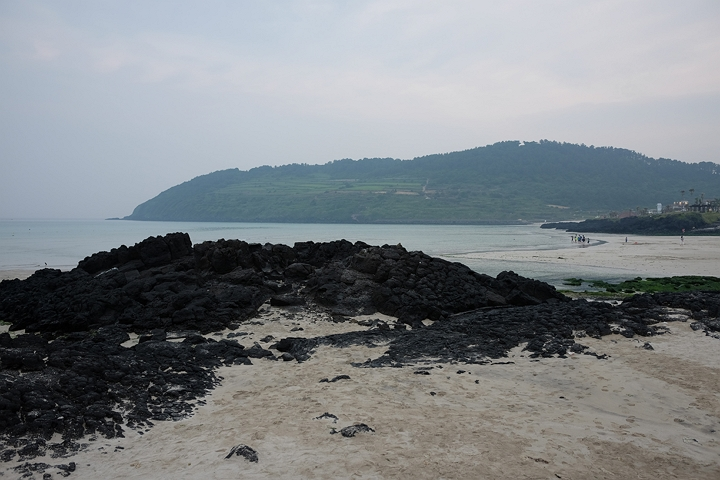
#> input picture Chapter4_Local Feature/img1.jpg, 720 x 480 px
$ python Homography.py
#> lines starting #> are read from the running program, lines starting #| are printed output that depends on the picture
import cv2 as cv  # OpenCV 라이브러리 로드
import matplotlib.pyplot as plt  # 시각화(그래프/이미지) 라이브러리 로드
import numpy as np  # 배열 및 행렬 연산을 위한 넘파이 로드

# 1. 두 이미지 불러오기 (img1.jpg, img2.jpg 선택)
img_left = cv.imread('img1.jpg')  # 왼쪽(기준) 이미지 로드
#> img_left is the input picture: shape (480, 720, 3); mean B, G, R 134.2, 130.6, 125.7
img_right = cv.imread('img2.jpg')  # 오른쪽(변환 대상) 이미지 로드
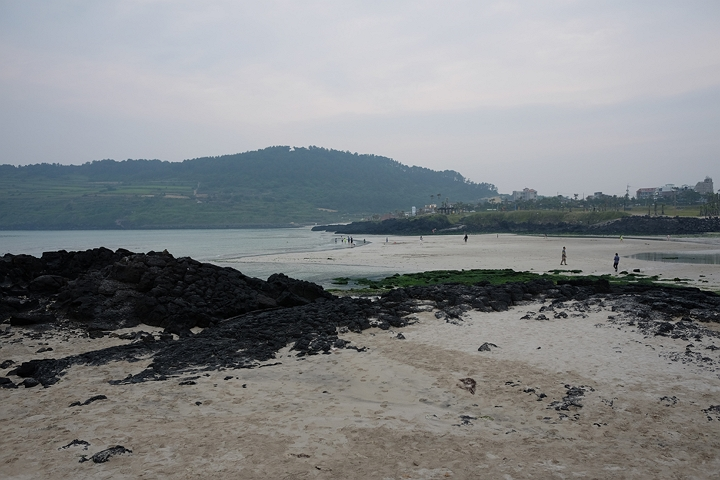
#> input picture Chapter4_Local Feature/img2.jpg, 720 x 480 px
#> img_right is the input picture: shape (480, 720, 3); mean B, G, R 134.4, 132.3, 129.6

gray_left = cv.cvtColor(img_left, cv.COLOR_BGR2GRAY)  # 왼쪽 이미지 흑백 변환
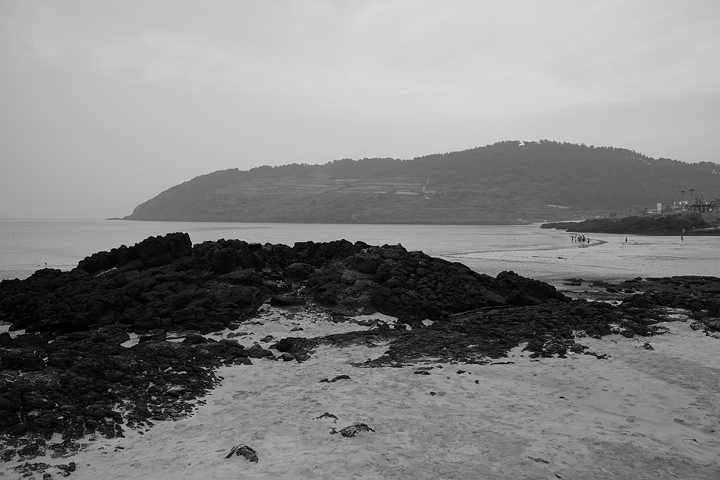
#> gray_left: shape (480, 720); min 0, max 219, mean 129.5
gray_right = cv.cvtColor(img_right, cv.COLOR_BGR2GRAY)  # 오른쪽 이미지 흑백 변환
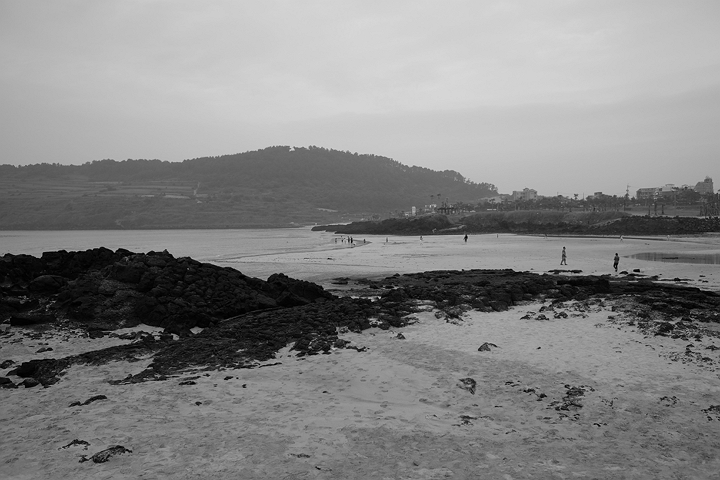
#> gray_right: shape (480, 720); min 0, max 218, mean 131.7

# 2. SIFT 특징점 검출 및 매칭
sift = cv.SIFT_create()  # SIFT 객체 생성
kp1, des1 = sift.detectAndCompute(gray_left, None)  # 왼쪽 이미지 특징점/디스크립터 추출
#> kp1 = 927 keypoints; strongest (x, y, size): (619, 303, 2.6), (427, 373, 2.2), (205, 368, 1.9), (440, 367, 2.1)
kp2, des2 = sift.detectAndCompute(gray_right, None)  # 오른쪽 이미지 특징점/디스크립터 추출
#> kp2 = 965 keypoints; strongest (x, y, size): (466, 237, 2), (638, 270, 2.3), (635, 270, 1.9), (244, 386, 2.5)

bf = cv.BFMatcher()  # 매칭기 객체 생성 [cite: 54]
matches = bf.knnMatch(des1, des2, k=2)  # 최근접 이웃 2개(k=2)를 찾는 매칭 수행
#> matches = 927 matches

good_matches = []  # 우수한 매칭점만 담을 리스트
for m, n in matches:
    if m.distance < 0.7 * n.distance:  # 거리 비율이 0.7 미만인 훌륭한 매칭점만 선별
        good_matches.append(m)
#> after the loop, good_matches = 270 matches

# 3. 매칭 결과 이미지 생성
img_match_result = cv.drawMatches(
    img_left, kp1, img_right, kp2,  # 두 원본 이미지와 각 특징점들
    good_matches,  # 선별된 우수 매칭점 연결
    None,
    flags=cv.DrawMatchesFlags_NOT_DRAW_SINGLE_POINTS  # 매칭 안 된 점은 생략
)
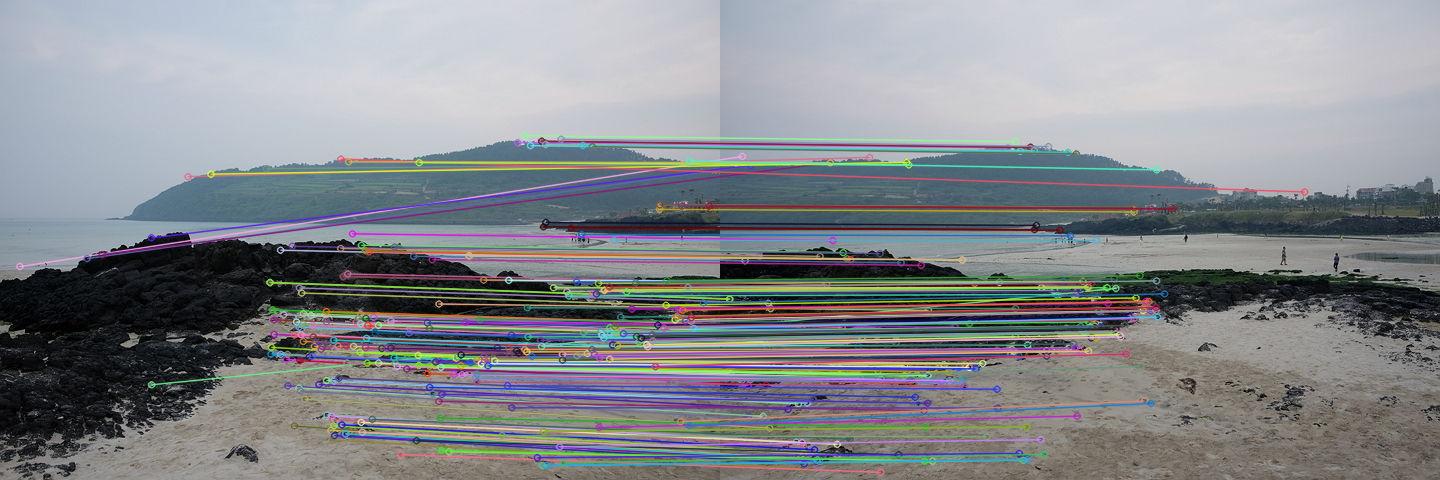
#> img_match_result: shape (480, 1440, 3); mean B, G, R 141.2, 137.1, 134.2

# 4. 호모그래피 계산 및 이미지 변환
if len(good_matches) >= 4:  # 호모그래피 계산에 필요한 최소 조건(4개) 확인
    # 핵심 수정 부분: 오른쪽 이미지를 왼쪽 이미지 기준으로 변환
    src_pts = np.float32([kp2[m.trainIdx].pt for m in good_matches]).reshape(-1, 1, 2)  # 오른쪽 이미지의 매칭점 좌표
#> src_pts = 270 rows, first 8: [21.88, 156], [30.18, 165.1], [109.8, 162.3], [30.18, 165.1], [395.4, 287.8], [149.1, 157], [186.1, 161.9], [109.8, 162.3]
    dst_pts = np.float32([kp1[m.queryIdx].pt for m in good_matches]).reshape(-1, 1, 2)  # 왼쪽 이미지의 매칭점 좌표 (기준)
#> dst_pts = 270 rows, first 8: [19.44, 266], [86.7, 258.1], [101.7, 254.2], [150.9, 237.4], [151.1, 384.3], [187.6, 176.2], [210.4, 173.7], [265.8, 168.3]

    # RANSAC을 이용해 이상점(Outlier)을 배제하며 호모그래피 행렬(H) 계산
    H, mask = cv.findHomography(src_pts, dst_pts, cv.RANSAC, 5.0)
#> H = [[0.62, 0.0298, 253.8], [-0.103, 0.874, 21.39], [-0.00053, 9.63e-06, 1]]; mask = 270 values, max 1 at index 8, min 0 at index 0, mean 0.963

    # 파노라마 도화지 크기 설정
    h1, w1 = img_left.shape[:2]  # 왼쪽 이미지 세로, 가로 길이
#> h1 = 480; w1 = 720
    h2, w2 = img_right.shape[:2]  # 오른쪽 이미지 세로, 가로 길이
#> h2 = 480; w2 = 720
    panorama_w = w1 + w2  # 두 이미지 가로를 합친 넉넉한 도화지 너비 [cite: 61]
#> panorama_w = 1440
    panorama_h = max(h1, h2)  # 두 이미지 중 더 긴 세로 길이 적용 [cite: 61]
#> panorama_h = 480

    # 오른쪽 이미지를 호모그래피 행렬(H)을 이용해 변환하여 넓은 도화지에 배치 [cite: 56]
    warped_img = cv.warpPerspective(img_right, H, (panorama_w, panorama_h))
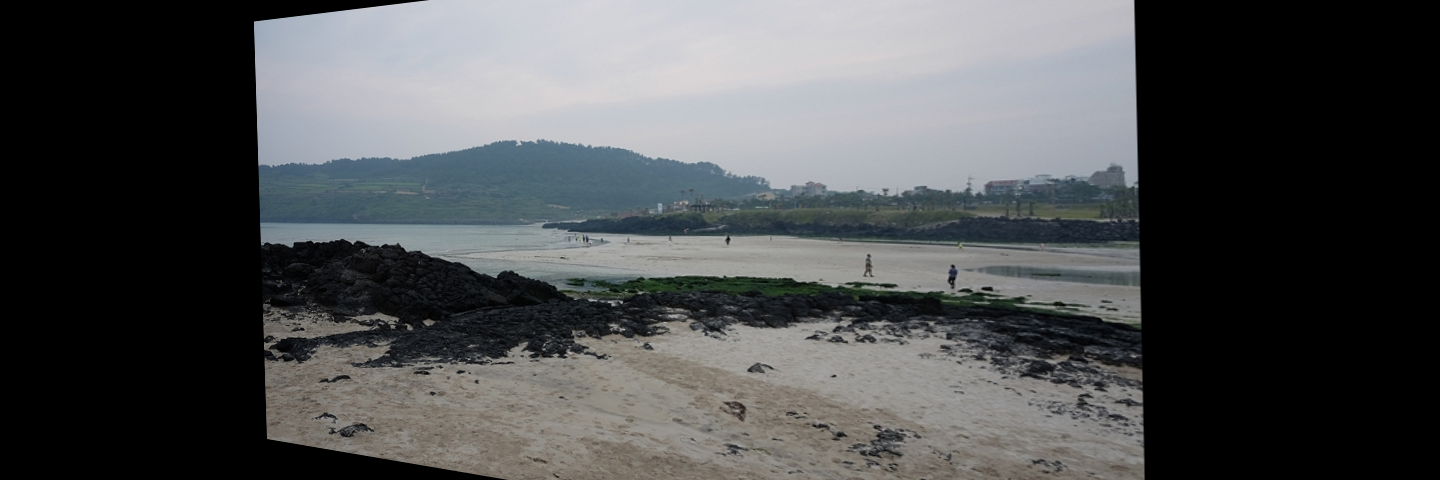
#> warped_img: shape (480, 1440, 3); mean B, G, R 80.9, 79.7, 77.9

    # 도화지의 왼쪽 빈 공간에 기준이 되는 원본 왼쪽 이미지를 그대로 덮어쓰기
    warped_img[0:h1, 0:w1] = img_left
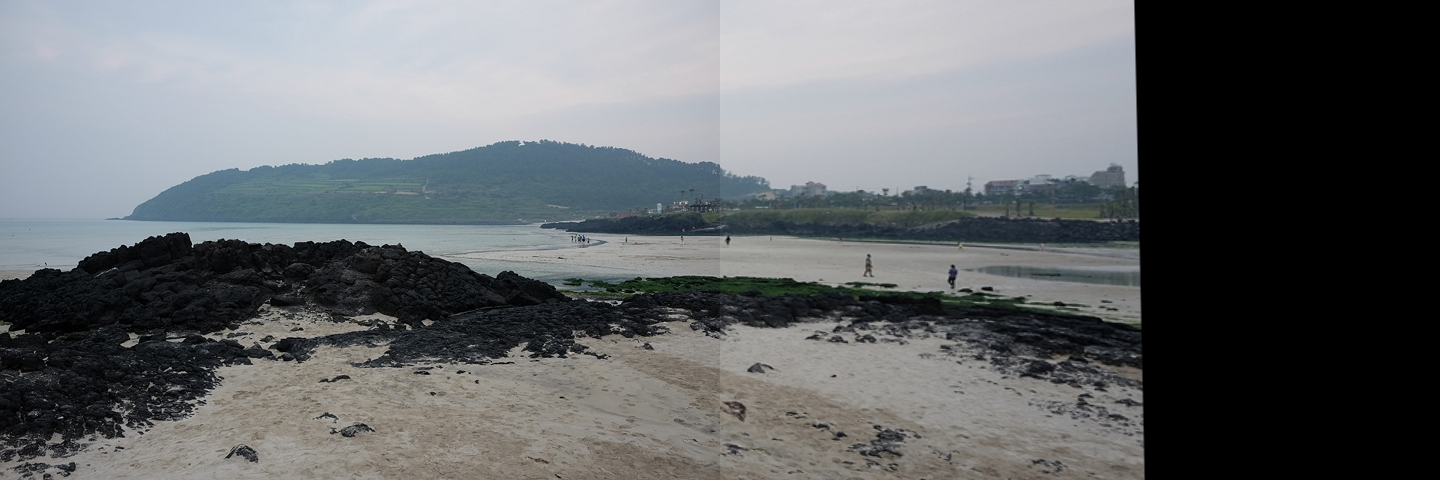
#> warped_img: shape (480, 1440, 3); mean B, G, R 107.2, 104.9, 101.9

    # 5. 결과 시각화
    fig, axes = plt.subplots(2, 1, figsize=(12, 10))  # 위아래(2행 1열)로 2개 이미지를 띄울 공간 생성

    axes[0].imshow(cv.cvtColor(img_match_result, cv.COLOR_BGR2RGB))  # 위쪽에 매칭 결과 출력
    axes[0].set_title('Matching Result (Ratio < 0.7)')  # 제목 설정
    axes[0].axis('off')  # 축 숨김

    axes[1].imshow(cv.cvtColor(warped_img, cv.COLOR_BGR2RGB))  # 아래쪽에 정합된 파노라마 이미지 출력
    axes[1].set_title('Warped Image (Panorama Alignment)')  # 제목 설정
    axes[1].axis('off')  # 축 숨김

    plt.tight_layout()  # 여백 자동 조정
    plt.show()  # 화면에 띄우기
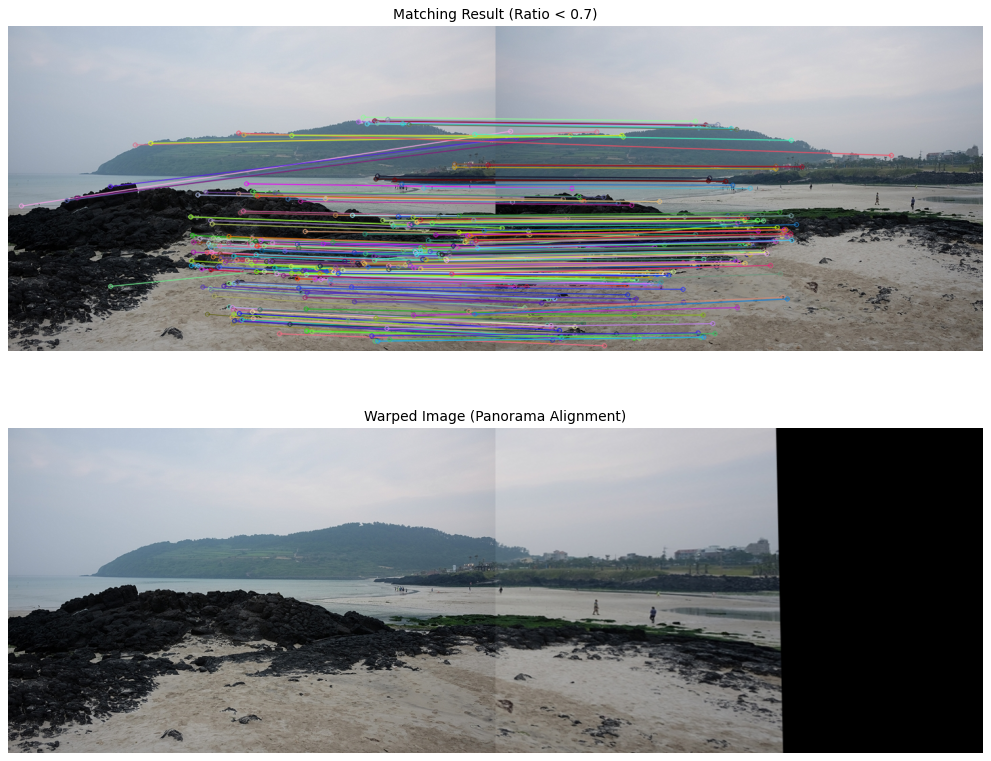
#> figure drawn by matplotlib, 2 panels

else:
    print("호모그래피를 계산하기 위한 충분한 매칭점을 찾지 못했습니다.")
